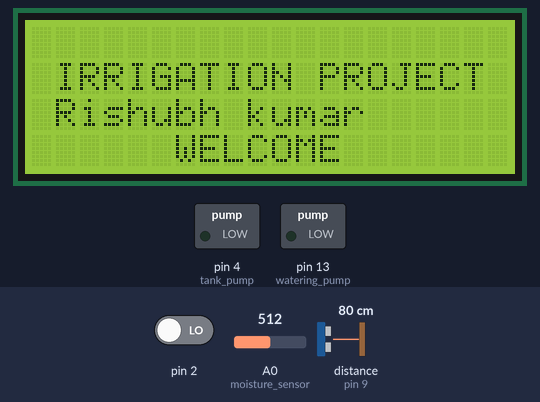
A sketch run on a simulated Arduino Uno, built with avr-gcc and run on an emulated ATmega328P. On the bench: 20×4 character LCD, switched loads named in the sketch (green lamp = pin HIGH). Wiring (inferred from the names in the program): ultrasonic range finder: trigger pin 10; echo pin 9. The inputs (shaded band) are chosen by the test bench; at power-on: A0 (moisture_sensor) = 512, distance to the obstacle (sensor on pin 9) 80 cm, pin 2 LOW. The echo pulse lasts 58.3 µs per cm; pins used as bus, display or sensor lines are not drawn; what the sketch prints to the serial monitor is not drawn.

Above: at 0.1 s.
At 3.2 s:
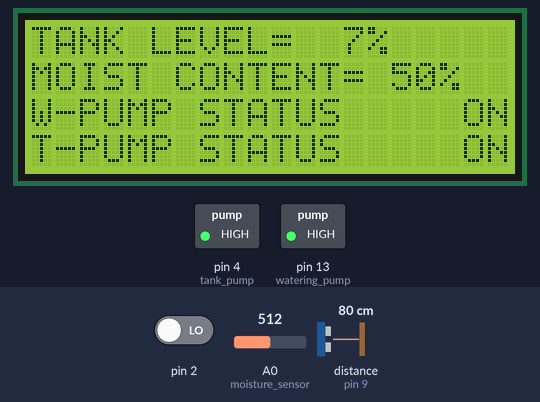
3.3 s: A0 (moisture_sensor) set to 870
5.3 s: A0 (moisture_sensor) set to 889
At 5.7 s:
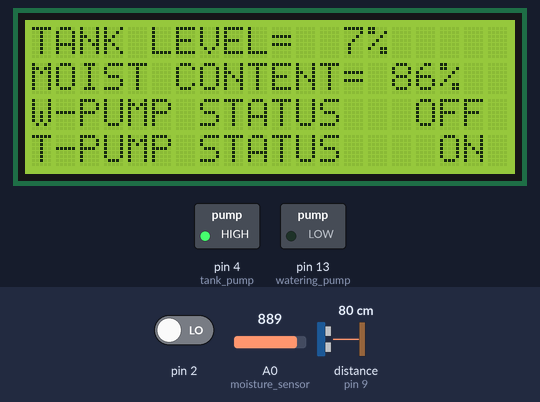
6.8 s: distance to the obstacle (sensor on pin 9) set to 2 cm
8.8 s: distance to the obstacle (sensor on pin 9) set to 18 cm
14.0 s: distance to the obstacle (sensor on pin 9) set to 35 cm
Timing chart, 0 to 17.0 s (numbered marks = the images above; inputs shaded):
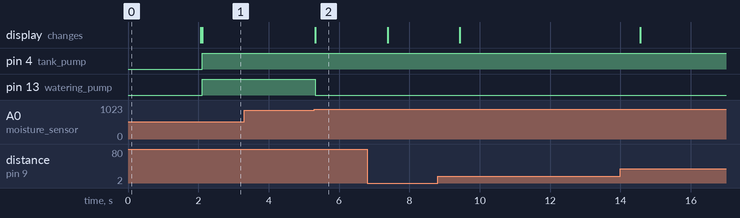

Measured:
- the behaviour switches between 879 and 880 on A0 (moisture_sensor) (found by bisection; images 1 and 2)
- after the input at 3.3 s, every drawn part: stays the same
- after the input at 5.3 s, pin 13 (watering_pump): HIGH → LOW at once; the display: changes at once (image 2)

The sketch:

Irrigation.ino
```cpp
// Loading required Libraries

#include<LiquidCrystal.h>


// Declaration of Global Variables

#define echo 9
#define trigger 10
#define tank_pump 4
#define watering_pump 13
#define moisture_sensor A0

long duration; //Ultrsonic
int distance;
int distance_percent;

int moisture_value; //Soil Sensor
int moist_percent;

String t_status; //Tank Status
String w_status; //Water pump status


LiquidCrystal lcd(12, 11, 8, 7, 6, 5); //LCD Pins

//Declaration of Global Variable Ends


//Setup program Starts
void setup () {

  Serial.begin(9600); //baud rate

  pinMode(echo, INPUT);    // setup for ultrasonic sensor
  pinMode(trigger, OUTPUT);
  digitalWrite(trigger, LOW); //Initial Condition

  pinMode(moisture_sensor, INPUT);   // Setup for Moisture Sensor

  pinMode(watering_pump, OUTPUT);   // Setup for relay
  pinMode(tank_pump, OUTPUT);

  digitalWrite(watering_pump, LOW); //Initial Condition
  digitalWrite(tank_pump, LOW);

  lcd.begin(20, 4); //LCD Setup
  lcd.setCursor(0, 1);
  lcd.print(" IRRIGATION PROJECT"    );
  lcd.setCursor(0, 2);
  lcd.print(" Rishubh kumar ");
  lcd.setCursor(0, 3);
  lcd.print("      WELCOME");
  delay(2000);
  lcd.clear();
}

//Setup program Ends

void loop() {


  //Program for Ultrasonic Sensor

  digitalWrite(trigger, LOW); //Sending
  delayMicroseconds(2);
  digitalWrite(trigger, HIGH);
  delayMicroseconds(10);
  digitalWrite(trigger, LOW);

  duration = pulseIn(echo, HIGH); //Receiving
  distance = duration * 0.017;
  distance_percent = map( distance, 0, 1023, 0, 100);

  //Program for Ultrasonic Sensor Ends


  moisture_value = analogRead(moisture_sensor);
  moist_percent = map(moisture_value, 0, 1023, 0, 100); //Map(value,fromlow,fromHigh,toLOW,toHIGH)

  int val = digitalRead(2); // read input value
  if (val == HIGH) // check if the input is HIGH
  {
    Serial.println("Alert! Alert!! Alert!!!");
  }

  condition(); //Main Logic For Code

}


void condition() {


  if (distance_percent > 65 && moist_percent < 85) // 1st Condition
  {

    t_status = String(" OFF");
    w_status = String("  ON");
    LCD_1(w_status, t_status);
    digitalWrite(tank_pump, LOW);
    digitalWrite(watering_pump, HIGH);
    delay(1000);

  }

  else if (distance_percent < 65 && moist_percent > 85) //2nd Condition
  {

    w_status = String(" OFF");
    t_status = ("  ON");
    LCD_1(w_status, t_status);
    digitalWrite(tank_pump, HIGH);
    digitalWrite(watering_pump, LOW);
    delay(1000);

  }

  else if (distance_percent > 65 && moist_percent > 85)
  {

    w_status = String(" OFF");
    t_status = String( " OFF");
    LCD_1(w_status, t_status);
    digitalWrite(tank_pump, LOW);
    digitalWrite(watering_pump, LOW);
    delay(1000);

  }

  else if (distance_percent < 65 && moist_percent < 85)
  {
    t_status = "   ON";
    w_status = "   ON";
    LCD_1(w_status, t_status);
    digitalWrite(tank_pump, HIGH);
    digitalWrite(watering_pump, HIGH);
    delay(1000);

  }
}


void LCD_1(String w_statu, String t_statu)
{
  lcd.clear();
  lcd.setCursor(0, 0);
  lcd.print("TANK LEVEL=  ");
  lcd.print(distance_percent);
  lcd.print("%");
  lcd.setCursor(0, 1);
  lcd.print("MOIST CONTENT= ");
  lcd.print(moist_percent);
  lcd.print("%");
  lcd.setCursor(0, 2);
  lcd.print("W-PUMP STATUS  ");
  lcd.print(w_statu);
  lcd.setCursor(0, 3);
  lcd.print("T-PUMP STATUS  ");
  lcd.print(t_statu);

  // For Serial Communication

  Serial.println("TANK LEVEL=  ");
  Serial.print(distance_percent);
  Serial.println("MOIST CONTENT= ");
  Serial.print(moist_percent);
  Serial.println("W-PUMP STATUS  ");
  Serial.print(w_statu);
  Serial.println("T-PUMP STATUS  ");
  Serial.print(t_statu);
}
```
